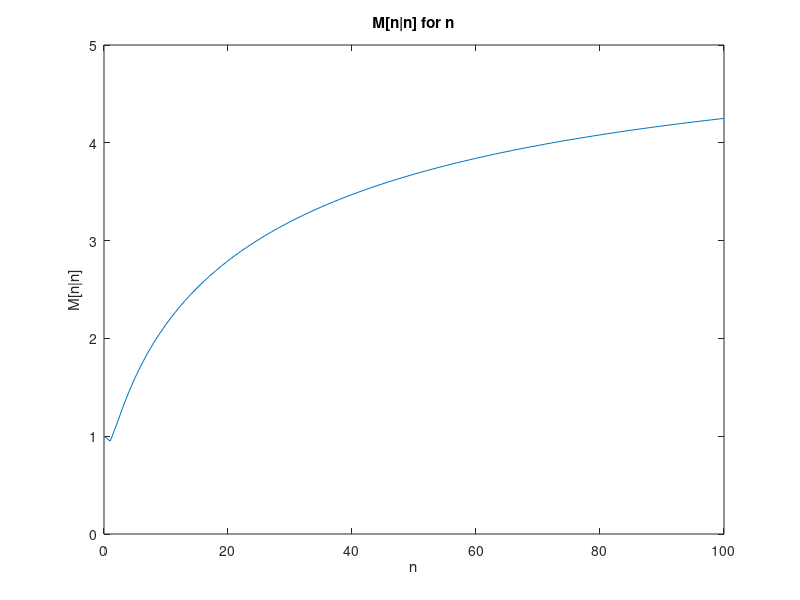

MATLAB code for this plot:
% Define the parameters
a = 0.9;
sigma_u_sq = 1;
n_max = 100;

% Initialize M[n|n]
M = zeros(1, n_max+1);
M(1) = 1; % M[-1|-1] = 1

for n = 1:n_max
    % Compute the Kalman gain
    sigma_n_sq = n + 1;
    K = (a^2 * M(n) + sigma_u_sq) / ((a^2 * M(n) + sigma_u_sq) + sigma_n_sq);

    % Compute M[n|n]
    M(n+1) = (1 - K) * (a^2 * M(n) + sigma_u_sq);
end

% Plot M[n|n]
figure;
plot(0:n_max, M);
title('M[n|n] for n');
xlabel('n');
ylabel('M[n|n]');